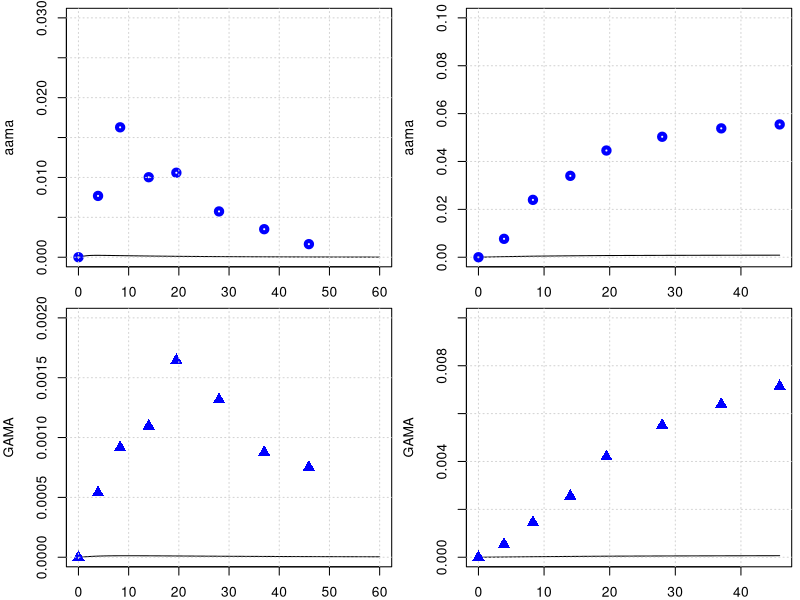

The R source for this figure:
library(deSolve)
library(minpack.lm)

graphics.off()

#body weight in kg
BW = 70 
# fractions of BW
##https://journals.sagepub.com/doi/pdf/10.1177/ANIB_32_3-4
F_B = 0.079 
F_B_AB = 0.35 #fraction: arterial blood of blood volume
F_B_VB = 0.65 #fraction: venous blood of blood volume
F_Li = 0.026
F_Ki = 0.0044
F_T = 1-(F_B+F_Li+F_Ki)
#organ volumes in L
V_AB <- BW*F_B*F_B_AB 
V_VB <- BW*F_B*F_B_VB 
V_T <- BW*F_T
V_Ki <- BW*F_Ki
V_Li <- BW*F_Li
#cardiac output in L/(kg*h)
##https://journals.sagepub.com/doi/pdf/10.1177/ANIB_32_3-4
QCC = 16        #12.5 # maybe 14 or 6.5 check?
Q_C = QCC*BW^0.75
FQ_P = 2.5/100 
FQ_Li = 0.19
FQ_Ki = 0.255 #total - there is also an aterial flow rate 
FQ_T = 1 -( FQ_Li + FQ_Ki +FQ_P)
Q_Li <- Q_C*FQ_Li
Q_Ki <- Q_C*FQ_Ki
Q_T <- Q_C*FQ_T

# partition coefficient
pAA_TB = 0.2
pAA_KiB = 0.2
pAA_LiB = 1.5

pGA_TB = 0.97
pGA_LiB = 0.9
pGA_KiB = .3

#reaction rate constants 
k_AAuptake = 1 #1/h

k_onAA_T = 0.28 #1/h
k_onAA_B = 0.36 #1/h
k_onAA_Li = 0.71 #1/h
k_onAA_Ki = 0.83 #1/h

k_syn_GSH = 0.25 #mmol/h 
k_cl_GSH = 0.35 #1/h
k_onAA_GSH = 0.55 #L/(mmol h)
k_onGA_GSH = 0.8 #L/(mmol h)

k_onGA_T = 0.089 #1/h
k_onGA_B = 0.108 #1/h
k_onGA_Ki = k_onAA_T/2 #1/h
k_onGA_Li = 0.215 #1/h

k_exc_AAMA = 0.049      # 0.049 #1/h or 0.13 # this will change the shape
k_exc_GAMA = 0.027     # 0.077 #1/h  # or 0.027
k_exc_GAOH = 0.077     # 1/h
k_exc_GA <- 1.48       # 1/h Q_Ki*0.025
k_exc_AA <- 2

PL1 = 1.7     # !$'liver/blood partition AA'
PL2 = 0.9    # !$'liver/blood partition GA'

MW_aa = 71   # mg/mmol
MW_ga = 87   # mg/mmol

MW_GSH = 307.32 # mg/mmol

VMAXGC1 = 1   #!Vmax for GSH-AA conjugation mg/(hr*kg^0.7) Trine: From the paper Sweeney 2010
VMAXG1 = VMAXGC1/BW**0.7    # !$'Liver AA-GSH rate' Trine: This needs to be mg/h and exclude the term MW

# Maximum velocity for enzymatic reaction 
V_max_p450 = 9 /MW_aa*BW^0.7  # 0.235 mg/h (Tien: AA to GA mmol/hr)
V_max_EH = 20 /MW_ga*BW^0.7  
KM_p450 = 10.0
KM_EH = 100.0

k_0_GSH = 7

AGSH0 = k_0_GSH * V_Li * MW_GSH

KMG1 = 100  #!Km with respect to AA for GSH conjugation mg/L (from Sweeny code) Trine: This should be mg. Delete the term MW_aa
KMGG = 0.1/MW_GSH        # !KM with respect to GSH for AA or GA conjugation with GSH mmol/L. Trine: should be mg/L
KMG2 = 100  #!Km with respect to GA for GSH conjugation mM. Trine: This should be mg. Delete the term MW_aa


KPT_Li = 0.015     # !'protein turnover rate in liver'
KPT_Ki = 0.013     #  !'protein turnover rate in kidney'
KPTR = 0.013     # !'protein turnover rate in rpt'
KPTS = 0.0039    # !'protein turnover rate in spt'
KPTRB = 0.0039   # !'protein turnover rate in rbc'
KPTPL = 0.0039   # !'protein turnover rate in plasma'
# +++++++++++++++++++++++++++++++++++++++++++++++++++++++++++++++++
# create list of parameter
# +++++++++++++++++++++++++++++++++++++++++++++++++++++++++++++++++
params <- unlist(c(data.frame(pAA_TB, pAA_LiB, pAA_KiB,
                              pGA_TB, pGA_LiB, pGA_KiB,
                              k_onAA_T, k_onAA_B, k_onAA_Li, k_onAA_GSH, k_onAA_Ki,
                              k_onGA_T, k_onGA_B, k_onGA_Li, k_onGA_Ki, k_exc_GA,
                              k_onGA_GSH, k_exc_AAMA, k_exc_GAMA, k_exc_GAOH,
                              k_cl_GSH, V_max_p450, KM_p450, V_max_EH, KM_EH,
                              k_AAuptake)
))
yini <- c(m_AA_AB = 0.0, m_GA_AB = 0.0, 
          a_pb_AA_B = 0 ,
          m_AA_VB = 0.0, m_GA_VB = 0.0,
          m_AA_Ki = 0.0, m_GA_Ki = 0.0, m_AA_dose = 0 ,
          m_AA_Li = 0.0, m_AAMA = 0.0,  #m_AAMA_urinary = 0.0,
          m_GA_Li = 0.0,
          a_pb_GA_Li   = 0.0,
          m_GAMA  = 0.0,
          #m_GAMA_urinary = 0.0, 
          m_GSH_Li = k_0_GSH * V_Li * MW_GSH, 
          m_AA_T = 0.0, m_GA_T = 0.0,
          m_GAOH = 0.0, 
          m_AA_out = 0.0,
          m_AA_accum = 0.0,
          m_AA_free = 0.0,
          m_AA_in = 0.0,
          m_GA_out = 0.0,
          m_GA_accum = 0.0,
          m_GA_free = 0.0,
          m_GA_in = 0.0,
          a_pb_AA_Ki = 0,
          a_pb_AA_Li = 0,
          a_pb_GA_Ki = 0
)
# ++++++++++++++++++++++++++++++++++++++++++++++++++++++++++++++++++
# PBPK model for Acrylamide 
# ++++++++++++++++++++++++++++++++++++++++++++++++++++++++++++++++++
PBPKmodelAA <- function(t,state,parameter){
  with(as.list(c(t,state,parameter)), {
    ########################################################################################  
    #----#---#  Model for aa  #---#---#
    # concentrations blood in the organs in mg/L
    c_AA_AB <- m_AA_AB/V_AB   
    c_AA_VB <- m_AA_VB/V_VB
    c_AA_T <- m_AA_T/V_T
    c_AA_Li <- m_AA_Li/V_Li
    c_AA_Ki <- m_AA_Ki/V_Ki
    
    c_GSH_Li <- m_GSH_Li/V_Li
    
    # Blood
    #-----------------------------
    # units checked -> mg/h   
    dm_AA_AB <- Q_C*(c_AA_VB - c_AA_AB) -k_onAA_B*m_AA_AB
    # units checked -> mg/h   
    dm_AA_VB <- Q_T*(c_AA_T/pAA_TB) +Q_Li*(c_AA_Li/pAA_LiB) +Q_Ki*(c_AA_Ki/pAA_KiB) - Q_C*c_AA_VB -k_onAA_B*m_AA_VB
    
    # Trine: I added this. Can we make an overall turnover rate in blood? Is this correct? 
    da_pb_AA_B <- k_onAA_B*m_AA_AB + k_onAA_B*m_AA_VB - a_pb_AA_B*KPTRB
    
    # Kidney
    #---------------------------------
    # units checked -> mg/h   
    dm_AA_Ki <- Q_Ki*c_AA_AB -Q_Ki*(c_AA_Ki/pAA_KiB) -k_onAA_Ki*m_AA_Ki 
    
    # protein tunr over AA in Kidney
    da_pb_AA_Ki <- k_onAA_Ki*m_AA_Ki - a_pb_AA_Ki*KPT_Ki
    

    # units checked -> mg/h   
    dm_AA_dose <- -k_AAuptake*m_AA_dose
    
    # Liver
    #--------------------------------
    # units checked -> mg/h
    dm_GSH_Li <- k_0_GSH * V_Li * MW_GSH - k_cl_GSH*m_GSH_Li 
    

#    metAA_GSH <- k_onAA_GSH *c_AA_Li * c_GSH_Li /(c_AA_Li + KMG1)/(c_GSH_Li + KMGG)
    Vmax_AA_GSH <- 22 # from the Sweeny (mg/h kg 0.7) fitted 
    metAA_GSH <- Vmax_AA_GSH * c_AA_Li * c_GSH_Li / ((KMG1 + c_AA_Li) * (KMGG + c_GSH_Li))


    
    metAA_P450 <- V_max_p450 * MW_aa*c_AA_Li/ (KM_p450+c_AA_Li)


    # units checked -> mg/h  
    dm_AA_Li <- Q_Li*(c_AA_AB - c_AA_Li/pAA_LiB) + k_AAuptake*m_AA_dose - k_onAA_Li*m_AA_Li  - metAA_P450 - metAA_GSH 
    
    # protein tunr over AA in Liver
    da_pb_AA_Li <- k_onAA_Li*m_AA_Li - a_pb_AA_Li * KPT_Li
    
    # Tissue
    #--------------------------------------------------------------
    # units checked -> mg/h   
    dm_AA_T <- Q_T*(c_AA_AB - c_AA_T/pAA_TB) -k_onAA_T*m_AA_T
    
    # Urine
    #-------------------------------------------------------------
    # units checked -> mg/h   
    dm_AAMA <- metAA_GSH  - m_AAMA*k_exc_AAMA # Maria: The first term should be deleted
    
    dm_AA_out <- metAA_P450 + metAA_GSH
    dm_AA_in <- k_AAuptake*m_AA_dose
    dm_AA_accum <- k_onAA_B*m_AA_AB +k_onAA_B*m_AA_VB +k_onAA_T*m_AA_T +k_onAA_Li*m_AA_Li +k_onAA_Ki*m_AA_Ki
    dm_AA_free <- dm_AA_AB + dm_AA_VB +dm_AA_T +dm_AA_Li +dm_AA_Ki
########################################################################################  
########################################################################################    
    #----#---#  Model for Ga  #---#---#    
    #concentrations blood in the organs in mg/L
    c_GA_AB <- m_GA_AB/V_AB ;   c_GA_VB <- m_GA_VB/V_VB
    c_GA_T <- m_GA_T/V_T
    c_GA_Li <- m_GA_Li/(V_Li*PL2)
    c_GA_Ki <- m_GA_Ki/V_Ki
    # units checked -> mg/h   
    dm_GA_AB <- Q_C*(c_GA_VB - c_GA_AB) -k_onGA_B*m_GA_AB
    # units checked -> mg/h   
    dm_GA_VB <- Q_T*(c_GA_T/pGA_TB) +Q_Li*(c_GA_Li/pGA_LiB) +Q_Ki*(c_GA_Ki/pGA_KiB) - Q_C*c_GA_VB -k_onGA_B*m_GA_VB
    # units checked -> mg/h   
    dm_GA_Ki <- Q_Ki*c_GA_AB -Q_Ki*(c_GA_Ki/pGA_KiB) -k_onGA_Ki*m_GA_Ki 
    
    
    # protein tunr over AA in Kidney
    da_pb_GA_Ki <- k_onGA_Ki*m_GA_Ki - a_pb_GA_Ki*KPT_Ki
    
    
    # units checked -> mg/h
    metGA_GSH <- k_onGA_GSH * c_GSH_Li *m_GA_Li / (c_GA_Li + KMG2)/(c_GSH_Li + KMGG)
    
    metGA_EH <- V_max_EH *MW_ga *c_GA_Li / (KM_EH + c_GA_Li)
    # units checked -> mg/h 
    dm_GA_Li <- Q_Li*(c_GA_AB - c_GA_Li/pGA_LiB) - k_onGA_Li*m_GA_Li + metAA_P450 - metGA_GSH -metGA_EH 
    
    
    # protein tunr over GA in Liver
    da_pb_GA_Li = k_onGA_Li*m_GA_Li - a_pb_GA_Li*KPT_Li 
    
    
    # units checked -> mg/h, 
    dm_GAMA <-  metGA_GSH  -m_GAMA*k_exc_GAMA
    
    dm_GA_T <- Q_T*(c_GA_AB - c_GA_T/pGA_TB) -k_onGA_T*m_GA_T
    
    dm_GAOH <- metGA_EH -m_GAOH*k_exc_GAMA
    
    dm_GA_out <- metGA_GSH + metGA_EH 
    dm_GA_in <- metGA_GSH +metGA_EH ## these terms should go out. The metAA_P450 term should go in, in order to describe correctly the metabolism
    dm_GA_accum <- k_onGA_B*m_GA_AB +k_onGA_B*m_GA_VB +k_onGA_T*m_GA_T +k_onGA_Li*m_GA_Li +k_onGA_Ki*m_GA_Ki
    dm_GA_free <- dm_GA_AB + dm_GA_VB +dm_GA_T +dm_GA_Li +dm_GA_Ki 

    
    return(list(c(dm_AA_AB,  dm_GA_AB,
                  da_pb_AA_B,
                  dm_AA_VB,    dm_GA_VB,
                  dm_AA_Ki,  dm_GA_Ki,  dm_AA_dose,
                  dm_AA_Li,
                  dm_AAMA,   
                  dm_GA_Li, da_pb_GA_Li, dm_GAMA,
                  dm_GSH_Li, dm_AA_T,   dm_GA_T,
                  dm_GAOH,
                  dm_AA_in,
                  dm_AA_out,
                  dm_AA_accum,
                  dm_AA_free,
                  dm_GA_out,
                  dm_GA_accum,
                  dm_GA_free,
                  dm_GA_in,
                  da_pb_AA_Ki,
                  da_pb_AA_Li,
                  da_pb_GA_Ki
    )))
  })
}
PBPKmodelAA <- compiler::cmpfun(PBPKmodelAA)



################################################################
# manual readout from Kopp and Dekant 2009
################################################################
times <- seq(from = 0, to = 60, by = 0.1)
diet <- data.frame(var = "m_AA_dose", method = "add",
                   time = c(0.0),  value = 0.5 *BW /1000 )  # dose of 0.05 microg/kg bw
out <- ode(y = yini, times = times, func = PBPKmodelAA, parms = params, events = list(data = diet))
yobs_urine <- data.frame(
  time = c(0.0, 3.9, 8.3, 14, 19.5, 28, 37, 45.9),
  AAMA = c(0.0/1000000, 32.8/1000000, 69.5/1000000, 42.8/1000000, 45.2/1000000, 24.5/1000000, 15/1000000, 7/1000000)*234.28, #https://pubchem.ncbi.nlm.nih.gov/compound/N-Acetyl-S-_2-carbamoylethyl_-L-cysteine
  GAMA = c(0.0, 2.15*1e-6, 3.66*1e-6, 4.38*1e-6, 6.57*1e-6, 5.26*1e-6, 3.50*1e-6, 3.0*1e-6)*250.27
)
# plot for AAMA in urinary
par(mfrow=c(2,2),mar=c(2,4,.5,.5))
plot(out[,'time'], out[,'m_AAMA']   ,type = 'l',xlab = 'time', ylab = 'aama', ylim = c(0,.03) )
points(yobs_urine$time, yobs_urine$AAMA , col="blue", lwd = 4) ; grid()
time_points_measure_unrine = c(1, 40, 84, 141, 196, 280 , 371, 460)
tamtam = out[,'m_AAMA'][time_points_measure_unrine ]
plot(yobs_urine$time, cumsum( tamtam ),type = 'l', ylab = 'aama', ylim = c(0,.1), xlab = 'time' ); grid()
points(yobs_urine$time, cumsum(yobs_urine$AAMA) , col="blue", lwd = 4)

# plot for GAMA 
plot(out[,'time'], out[,'m_GAMA']  ,type = 'l',xlab = '', ylab = 'GAMA', ylim = c(0,.002) )
points(yobs_urine$time, yobs_urine$GAMA , col="blue", cex = 1.5, pch = 17); grid()
time_points_measure_unrine = c(1, 40, 84, 141, 196, 280 , 371, 460)
tamtam = out[,'m_GAMA'][time_points_measure_unrine ]
plot(yobs_urine$time, cumsum( tamtam ),type = 'l',xlab = '', ylab = 'GAMA', ylim = c(0,.01) ); grid()
points(yobs_urine$time, cumsum(yobs_urine$GAMA) , col="blue",cex = 1.5, pch = 17)
